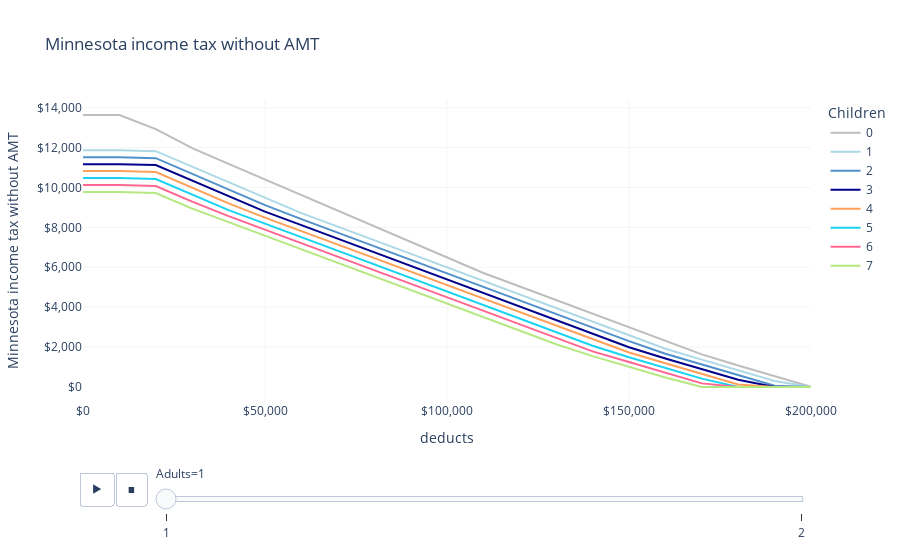

Notebook code for this chart:
### Code cell
fig = px.line(
    df,
    "deducts",
    "basic_tax",
    color="children",
    animation_frame="adults",
    labels=LABELS,
    title="Minnesota income tax without AMT",
    color_discrete_map=COLOR_MAP,
)
fig.update_layout(
    xaxis_tickformat="$,",
    yaxis_tickformat="$,",
    plot_bgcolor="white",
    xaxis_gridcolor=LIGHT_GRAY,
    yaxis_gridcolor=LIGHT_GRAY,
)
fig.show()

### Figure 1 — Plotly figure (JSON) as saved in the notebook; plotly's stock layout.template omitted (floating-point values rounded to 4 significant figures)
{"data": [{"hovertemplate": "Children=0<br>Adults=1<br>deducts=%{x}<br>Minnesota income tax without AMT=%{y}<extra></extra>", "legendgroup": "0", "line": {"color": "#BDBDBD", "dash": "solid"}, "marker": {"symbol": "circle"}, "mode": "lines", "name": "0", "orientation": "v", "showlegend": true, "type": "scatter", "x": [0, 10000, 20000, 30000, 40000, 50000, 60000, 70000, 80000, 90000, 100000, 110000, 120000, 130000, 140000, 150000, 160000, 170000, 180000, 190000, 200000], "xaxis": "x", "y": [13630.0, 13630.0, 12930.0, 11970.0, 11180.0, 10400.0, 9614.0, 8829.0, 8044.0, 7259.0, 6474.0, 5713.0, 5033.0, 4353.0, 3673.0, 2993.0, 2313.0, 1633.0, 1070, 535, 0], "yaxis": "y"}, {"hovertemplate": "Children=1<br>Adults=1<br>deducts=%{x}<br>Minnesota income tax without AMT=%{y}<extra></extra>", "legendgroup": "1", "line": {"color": "lightblue", "dash": "solid"}, "marker": {"symbol": "circle"}, "mode": "lines", "name": "1", "orientation": "v", "showlegend": true, "type": "scatter", "x": [0, 10000, 20000, 30000, 40000, 50000, 60000, 70000, 80000, 90000, 100000, 110000, 120000, 130000, 140000, 150000, 160000, 170000, 180000, 190000, 200000], "xaxis": "x", "y": [11870.0, 11870.0, 11820.0, 11040.0, 10250.0, 9466.0, 8716.0, 8036.0, 7356.0, 6676.0, 5996.0, 5316.0, 4636.0, 3956.0, 3276.0, 2596.0, 1916.0, 1367.0, 831.9, 296.9, 0], "yaxis": "y"}, {"hovertemplate": "Children=2<br>Adults=1<br>deducts=%{x}<br>Minnesota income tax without AMT=%{y}<extra></extra>", "legendgroup": "2", "line": {"color": "#5091cc", "dash": "solid"}, "marker": {"symbol": "circle"}, "mode": "lines", "name": "2", "orientation": "v", "showlegend": true, "type": "scatter", "x": [0, 10000, 20000, 30000, 40000, 50000, 60000, 70000, 80000, 90000, 100000, 110000, 120000, 130000, 140000, 150000, 160000, 170000, 180000, 190000, 200000], "xaxis": "x", "y": [11520.0, 11520.0, 11470.0, 10690.0, 9902.0, 9117.0, 8414.0, 7734.0, 7054.0, 6374.0, 5694.0, 5014.0, 4334.0, 3654.0, 2974.0, 2294.0, 1664.0, 1129.0, 593.8, 58.85, 0], "yaxis": "y"}, {"hovertemplate": "Children=3<br>Adults=1<br>deducts=%{x}<br>Minnesota income tax without AMT=%{y}<extra></extra>", "legendgroup": "3", "line": {"color": "darkblue", "dash": "solid"}, "marker": {"symbol": "circle"}, "mode": "lines", "name": "3", "orientation": "v", "showlegend": true, "type": "scatter", "x": [0, 10000, 20000, 30000, 40000, 50000, 60000, 70000, 80000, 90000, 100000, 110000, 120000, 130000, 140000, 150000, 160000, 170000, 180000, 190000, 200000], "xaxis": "x", "y": [11170.0, 11170.0, 11120.0, 10340.0, 9552.0, 8791.0, 8111.0, 7431.0, 6751.0, 6071.0, 5391.0, 4711.0, 4031.0, 3351.0, 2671.0, 1991.0, 1426.0, 890.8, 355.8, 0, 0], "yaxis": "y"}, {"hovertemplate": "Children=4<br>Adults=1<br>deducts=%{x}<br>Minnesota income tax without AMT=%{y}<extra></extra>", "legendgroup": "4", "line": {"color": "#FFA15A", "dash": "solid"}, "marker": {"symbol": "circle"}, "mode": "lines", "name": "4", "orientation": "v", "showlegend": true, "type": "scatter", "x": [0, 10000, 20000, 30000, 40000, 50000, 60000, 70000, 80000, 90000, 100000, 110000, 120000, 130000, 140000, 150000, 160000, 170000, 180000, 190000, 200000], "xaxis": "x", "y": [10820.0, 10820.0, 10770.0, 9988.0, 9203.0, 8488.0, 7808.0, 7128.0, 6448.0, 5768.0, 5088.0, 4408.0, 3728.0, 3048.0, 2368.0, 1723.0, 1188.0, 652.7, 117.7, 0, 0], "yaxis": "y"}, {"hovertemplate": "Children=5<br>Adults=1<br>deducts=%{x}<br>Minnesota income tax without AMT=%{y}<extra></extra>", "legendgroup": "5", "line": {"color": "#19d3f3", "dash": "solid"}, "marker": {"symbol": "circle"}, "mode": "lines", "name": "5", "orientation": "v", "showlegend": true, "type": "scatter", "x": [0, 10000, 20000, 30000, 40000, 50000, 60000, 70000, 80000, 90000, 100000, 110000, 120000, 130000, 140000, 150000, 160000, 170000, 180000, 190000, 200000], "xaxis": "x", "y": [10470.0, 10470.0, 10420.0, 9639.0, 8866.0, 8186.0, 7506.0, 6826.0, 6146.0, 5466.0, 4786.0, 4106.0, 3426.0, 2746.0, 2066.0, 1485.0, 949.6, 414.6, 0, 0, 0], "yaxis": "y"}, {"hovertemplate": "Children=6<br>Adults=1<br>deducts=%{x}<br>Minnesota income tax without AMT=%{y}<extra></extra>", "legendgroup": "6", "line": {"color": "#FF6692", "dash": "solid"}, "marker": {"symbol": "circle"}, "mode": "lines", "name": "6", "orientation": "v", "showlegend": true, "type": "scatter", "x": [0, 10000, 20000, 30000, 40000, 50000, 60000, 70000, 80000, 90000, 100000, 110000, 120000, 130000, 140000, 150000, 160000, 170000, 180000, 190000, 200000], "xaxis": "x", "y": [10120.0, 10120.0, 10070.0, 9289.0, 8563.0, 7883.0, 7203.0, 6523.0, 5843.0, 5163.0, 4483.0, 3803.0, 3123.0, 2443.0, 1782.0, 1247.0, 711.5, 176.6, 0, 0, 0], "yaxis": "y"}, {"hovertemplate": "Children=7<br>Adults=1<br>deducts=%{x}<br>Minnesota income tax without AMT=%{y}<extra></extra>", "legendgroup": "7", "line": {"color": "#B6E880", "dash": "solid"}, "marker": {"symbol": "circle"}, "mode": "lines", "name": "7", "orientation": "v", "showlegend": true, "type": "scatter", "x": [0, 10000, 20000, 30000, 40000, 50000, 60000, 70000, 80000, 90000, 100000, 110000, 120000, 130000, 140000, 150000, 160000, 170000, 180000, 190000, 200000], "xaxis": "x", "y": [9772.0, 9772.0, 9725.0, 8941.0, 8261.0, 7581.0, 6901.0, 6221.0, 5541.0, 4861.0, 4181.0, 3501.0, 2821.0, 2141.0, 1543.0, 1008.0, 473.5, 0, 0, 0, 0], "yaxis": "y"}], "layout": {"legend": {"title": {"text": "Children"}, "tracegroupgap": 0}, "plot_bgcolor": "white", "sliders": [{"active": 0, "currentvalue": {"prefix": "Adults="}, "len": 0.9, "pad": {"b": 10, "t": 60}, "steps": [{"args": [["1"], {"frame": {"duration": 0, "redraw": false}, "fromcurrent": true, "mode": "immediate", "transition": {"duration": 0, "easing": "linear"}}], "label": "1", "method": "animate"}, {"args": [["2"], {"frame": {"duration": 0, "redraw": false}, "fromcurrent": true, "mode": "immediate", "transition": {"duration": 0, "easing": "linear"}}], "label": "2", "method": "animate"}], "x": 0.1, "xanchor": "left", "y": 0, "yanchor": "top"}], "title": {"text": "Minnesota income tax without AMT"}, "updatemenus": [{"buttons": [{"args": [null, {"frame": {"duration": 500, "redraw": false}, "fromcurrent": true, "mode": "immediate", "transition": {"duration": 500, "easing": "linear"}}], "label": "&#9654;", "method": "animate"}, {"args": [[null], {"frame": {"duration": 0, "redraw": false}, "fromcurrent": true, "mode": "immediate", "transition": {"duration": 0, "easing": "linear"}}], "label": "&#9724;", "method": "animate"}], "direction": "left", "pad": {"r": 10, "t": 70}, "showactive": false, "type": "buttons", "x": 0.1, "xanchor": "right", "y": 0, "yanchor": "top"}], "xaxis": {"anchor": "y", "domain": [0, 1], "gridcolor": "#F5F5F5", "tickformat": "$,", "title": {"text": "deducts"}}, "yaxis": {"anchor": "x", "domain": [0, 1], "gridcolor": "#F5F5F5", "tickformat": "$,", "title": {"text": "Minnesota income tax without AMT"}}}}
